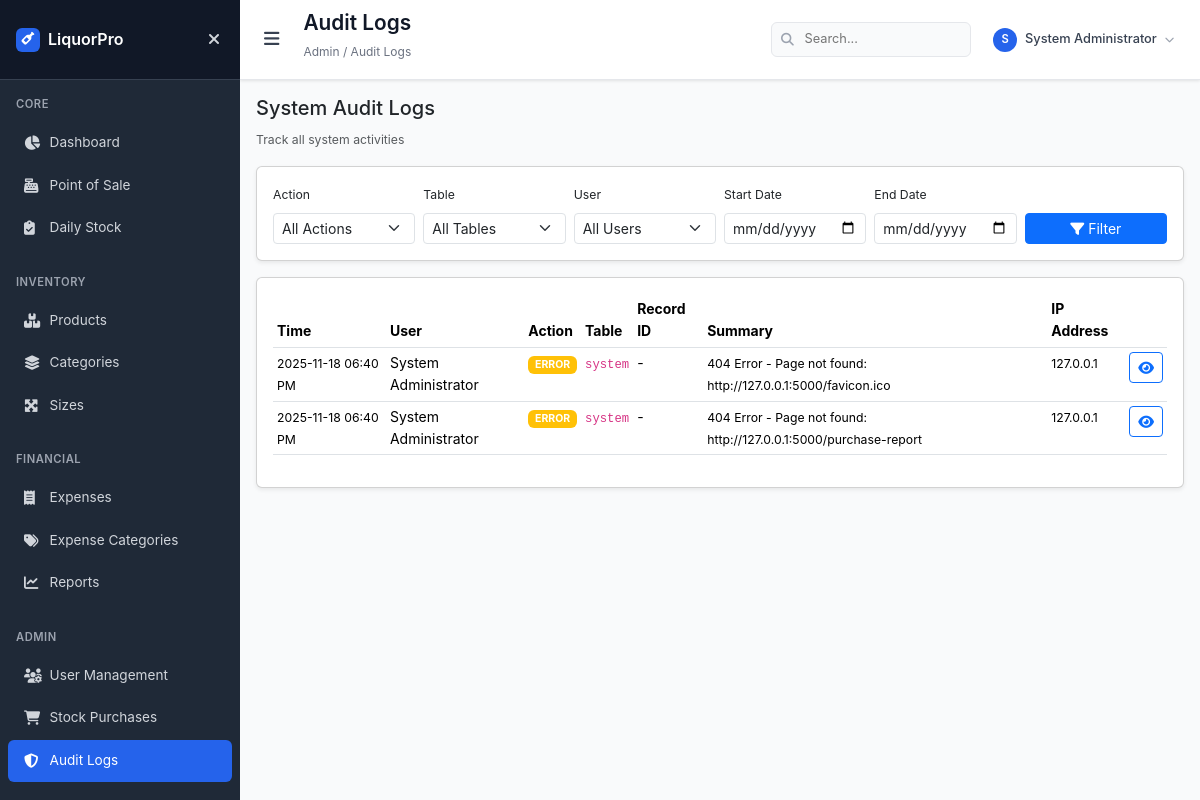
Before: /audit_logs (signed in) with the older database file.
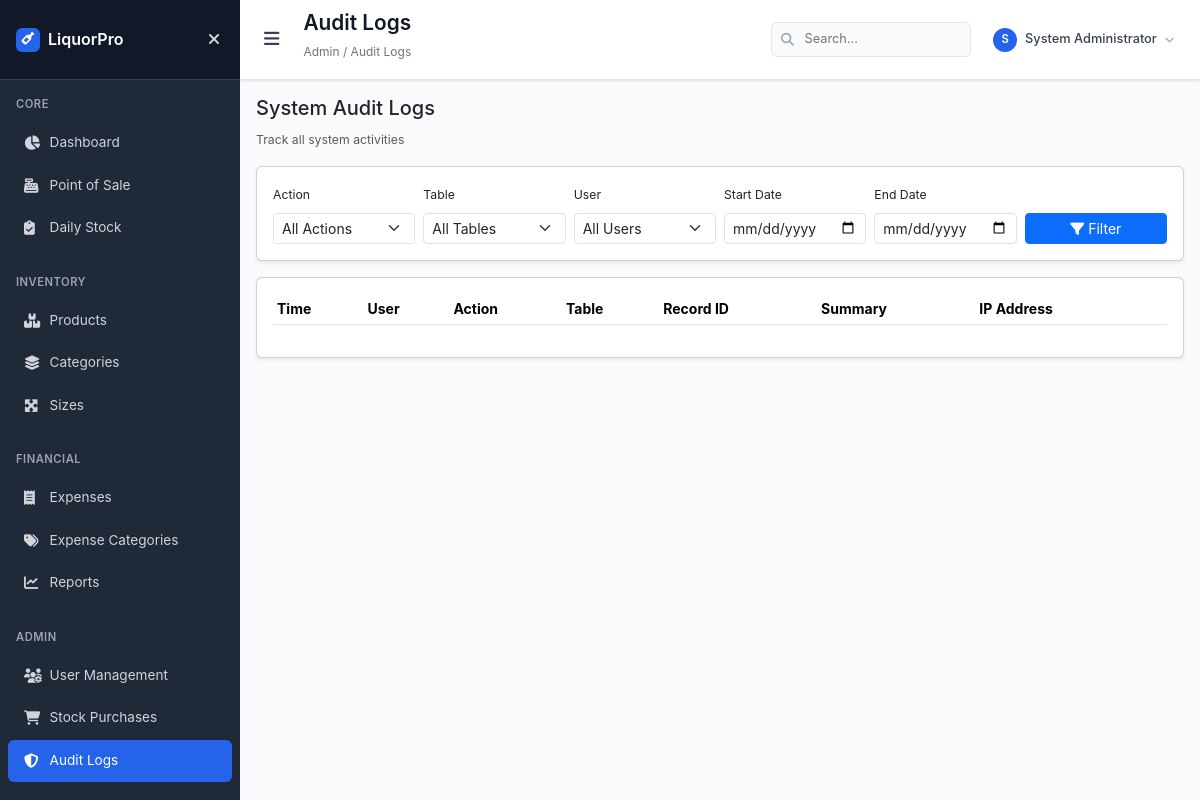
After: the same page with the newer database file.
### models.py (models this page shows, shortened)
class AuditLog(db.Model):
    id = db.Column(db.Integer, primary_key=True)
    user_id = db.Column(db.Integer, db.ForeignKey('user.id'), nullable=False, index=True)
    action = db.Column(db.String(50), nullable=False, index=True)
    table_name = db.Column(db.String(50), nullable=False, index=True)
    record_id = db.Column(db.Integer, nullable=True)
    old_values = db.Column(db.Text, nullable=True)
    new_values = db.Column(db.Text, nullable=True)
    changes_summary = db.Column(db.Text, nullable=True)
    ip_address = db.Column(db.String(45), nullable=True)
    user_agent = db.Column(db.Text, nullable=True)
    timestamp = db.Column(db.DateTime, default=datetime.utcnow, nullable=False, index=True)
    user = db.relationship('User', backref=db.backref('audit_logs', lazy=True))
    __table_args__ = (
        db.Index('idx_audit_timestamp_user', 'timestamp', 'user_id'),
        db.Index('idx_audit_action_table', 'action', 'table_name'),
    )

class User(db.Model):
    id = db.Column(db.Integer, primary_key=True)
    username = db.Column(db.String(80), unique=True, nullable=False, index=True)
    email = db.Column(db.String(120), unique=True, nullable=False, index=True)
    password_hash = db.Column(db.String(128), nullable=False)
    full_name = db.Column(db.String(100), nullable=False)
    role = db.Column(db.String(20), nullable=False, default='attendant', index=True)
    is_active = db.Column(db.Boolean, default=True, index=True)
    created_at = db.Column(db.DateTime, default=datetime.utcnow)
    last_login = db.Column(db.DateTime)

### app.py (the view)
@app.route('/audit_logs')
@admin_required
def audit_logs():
    page = request.args.get('page', 1, type=int)
    per_page = min(request.args.get('per_page', 50, type=int), 100)
    filters = {
        'action': request.args.get('action', 'all'),
        'table': request.args.get('table', 'all'),
        'user': request.args.get('user', 'all'),
        'start_date': request.args.get('start_date', ''),
        'end_date': request.args.get('end_date', '')
    }
    query = db.session.query(AuditLog, User).join(User, AuditLog.user_id == User.id)
    if filters['action'] != 'all':
        query = query.filter(AuditLog.action == filters['action'].upper())
    if filters['table'] != 'all':
        query = query.filter(AuditLog.table_name == filters['table'])
    if filters['user'] != 'all':
        query = query.filter(AuditLog.user_id == int(filters['user']))
    if filters['start_date']:
        try:
            start_datetime = datetime.strptime(filters['start_date'], '%Y-%m-%d')
            query = query.filter(AuditLog.timestamp >= start_datetime)
        except ValueError:
            pass
    if filters['end_date']:
        try:
            end_datetime = datetime.strptime(filters['end_date'], '%Y-%m-%d').replace(hour=23, minute=59, second=59)
            query = query.filter(AuditLog.timestamp <= end_datetime)
        except ValueError:
            pass
    query = query.order_by(AuditLog.timestamp.desc())
    audit_logs = query.paginate(
        page=page,
        per_page=per_page,
        error_out=False
    )
    actions = db.session.query(AuditLog.action).distinct().all()
    tables = db.session.query(AuditLog.table_name).distinct().all()
    users = User.query.filter_by(is_active=True).order_by(User.full_name).all()
    return render_template('audit/audit_logs.html',
                           audit_logs=audit_logs,
                           actions=[a[0] for a in actions],
                           tables=[t[0] for t in tables],
                           users=users,
                           current_filters=filters)

### app.py (called while the page is built)
def get_current_user():
    if 'user_id' in session:
        return db.session.get(User, session['user_id'])
    return None

def admin_required(f):
    @wraps(f)
    def decorated_function(*args, **kwargs):
        if 'user_id' not in session:
            flash('Please log in to access this page.', 'warning')
            return redirect(url_for('login'))
        user = db.session.get(User, session['user_id'])
        if not user or user.role not in ['admin', 'manager']:
            flash('Access denied. Admin privileges required.', 'error')
            return redirect(url_for('dashboard'))
        return f(*args, **kwargs)
    return decorated_function

@app.context_processor
def inject_user():
    return dict(current_user=get_current_user())

### templates/audit/audit_logs.html (shortened to what the changed rows need)
{% extends "base.html" %}
{% block page_title %}Audit Logs{% endblock %}
{% block content %}
<div class="card shadow-sm">
    <div class="card-body">
        <div class="table-responsive">
            <table class="table table-hover table-sm">
                <thead>
                    <tr>
                        <th>Time</th>
                        <th>User</th>
                        <th>Action</th>
                        <th>Table</th>
                        <th>Record ID</th>
                        <th>Summary</th>
                        <th>IP Address</th>
                        <th></th>
                    </tr>
                </thead>
                <tbody>
                    {% for log, user in audit_logs.items %}
                    <tr>
                        <td><small>{{ log.timestamp.strftime('%Y-%m-%d %I:%M %p') }}</small></td>
                        <td>{{ user.full_name }}</td>
                        <td>
                            {% if log.action == 'CREATE' %}
                            <span class="badge bg-success">{{ log.action }}</span>
                            {% elif log.action == 'UPDATE' %}
                            <span class="badge bg-info">{{ log.action }}</span>
                            {% elif log.action == 'DELETE' %}
                            <span class="badge bg-danger">{{ log.action }}</span>
                            {% elif log.action == 'LOGIN' %}
                            <span class="badge bg-primary">{{ log.action }}</span>
                            {% elif log.action == 'LOGOUT' %}
                            <span class="badge bg-secondary">{{ log.action }}</span>
                            {% else %}
                            <span class="badge bg-warning">{{ log.action }}</span>
                            {% endif %}
                        </td>
                        <td><code>{{ log.table_name }}</code></td>
                        <td>{{ log.record_id or '-' }}</td>
                        <td><small>{{ log.changes_summary[:80] }}{% if log.changes_summary and log.changes_summary|length > 80 %}...{% endif %}</small></td>
                        <td><small>{{ log.ip_address or '-' }}</small></td>
                        <td>
                            <a href="{{ url_for('audit_log_detail', log_id=log.id) }}" class="btn btn-sm btn-outline-primary">
                                <i class="fas fa-eye"></i>
                            </a>
                        </td>
                    </tr>
                    {% endfor %}
                </tbody>
            </table>
        </div>
    </div>
</div>
{% endblock %}

Changed rows visible on the page:
removed AuditLog: timestamp "2025-11-18 06:40 PM", full_name "System Administrator", action "ERROR", table_name "system", record_id "-", changes_summary "404 Error - Page not found: http://127.0.0.1:5000/favicon.ico", ip_address "127.0.0.1"
removed AuditLog: timestamp "2025-11-18 06:40 PM", full_name "System Administrator", action "ERROR", table_name "system", record_id "-", changes_summary "404 Error - Page not found: http://127.0.0.1:5000/purchase-report", ip_address "127.0.0.1"
